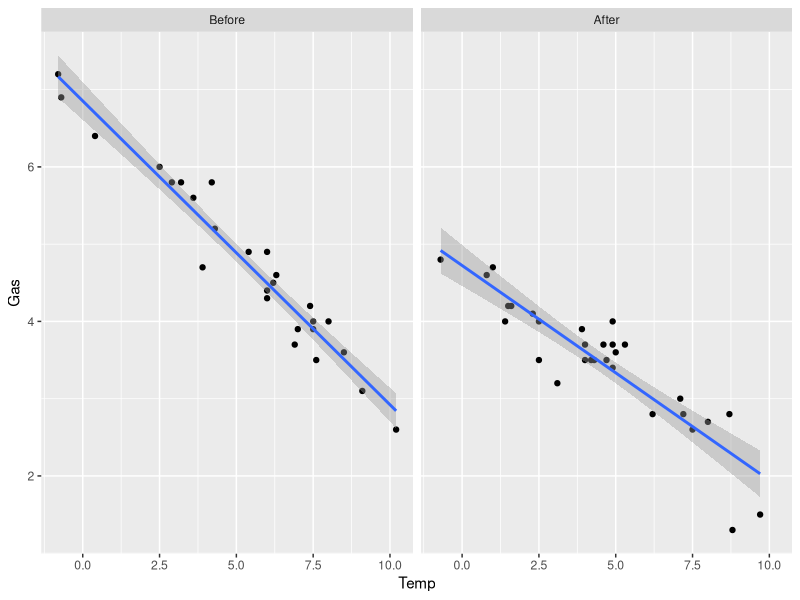

Write R code to recreate this figure. (Note: this script raises an error after producing the figure.)
## ---- chunk 1
data(whiteside,package="MASS")
require(ggplot2)
ggplot(aes(x=Temp,y=Gas),data=whiteside)+geom_point()+facet_grid(~ Insul)+geom_smooth(method="lm")
## ---- chunk 2
lmod <- lm(Gas ~ Temp*Insul, whiteside)
summary(lmod)
## ---- chunk 3
mean(whiteside$Temp)
whiteside$ctemp <- whiteside$Temp - mean(whiteside$Temp)
lmodc <- lm(Gas ~ ctemp*Insul, whiteside)
summary(lmodc)
## ---- chunk 4
data(fruitfly,package="faraway")
plot(longevity ~ thorax, fruitfly, pch=unclass(activity))
legend(0.63,100,levels(fruitfly$activity),pch=1:5)
require(ggplot2)
ggplot(aes(x=thorax,y=longevity),data=fruitfly) + geom_point() + facet_wrap( ~ activity)
lmod <- lm(longevity ~ thorax*activity, fruitfly)
summary(lmod)
#model.matrix(lmod)
par(mfrow=c(2,2))
plot(lmod)
anova(lmod)
par(mfrow=c(1,1))
## ---- chunk 5
head(model.matrix(lmod))
## ---- chunk 6
anova(lmod)
## ---- chunk 7
lmodp <- lm(longevity ~ thorax+activity, fruitfly)
drop1(lmodp,test="F")
summary(lmodp)
## ---- chunk 8
plot(residuals(lmodp) ~fitted(lmodp),pch=unclass(fruitfly$activity),xlab="Fitted",ylab="Residuals")
abline(h=0)
lmodl <- lm(log(longevity) ~ thorax+activity, fruitfly)
plot(residuals(lmodl) ~ fitted(lmodl),pch=unclass(fruitfly$activity), xlab="Fitted",ylab="Residuals")
abline(h=0)
summary(lmodl)
exp(coef(lmodl)[3:6])
lmodh <- lm(thorax ~ activity, fruitfly)
anova(lmodh)
lmodu <- lm(log(longevity) ~ activity, fruitfly)
summary(lmodu)
#different coding
contr.treatment(4)
contr.helmert(4)
contr.sum(4)
data(sexab,package="faraway")
#help(sexab,package="faraway")
contrasts(sexab$csa) <- contr.sum(2)
summary(lm(ptsd ~ csa, sexab))
